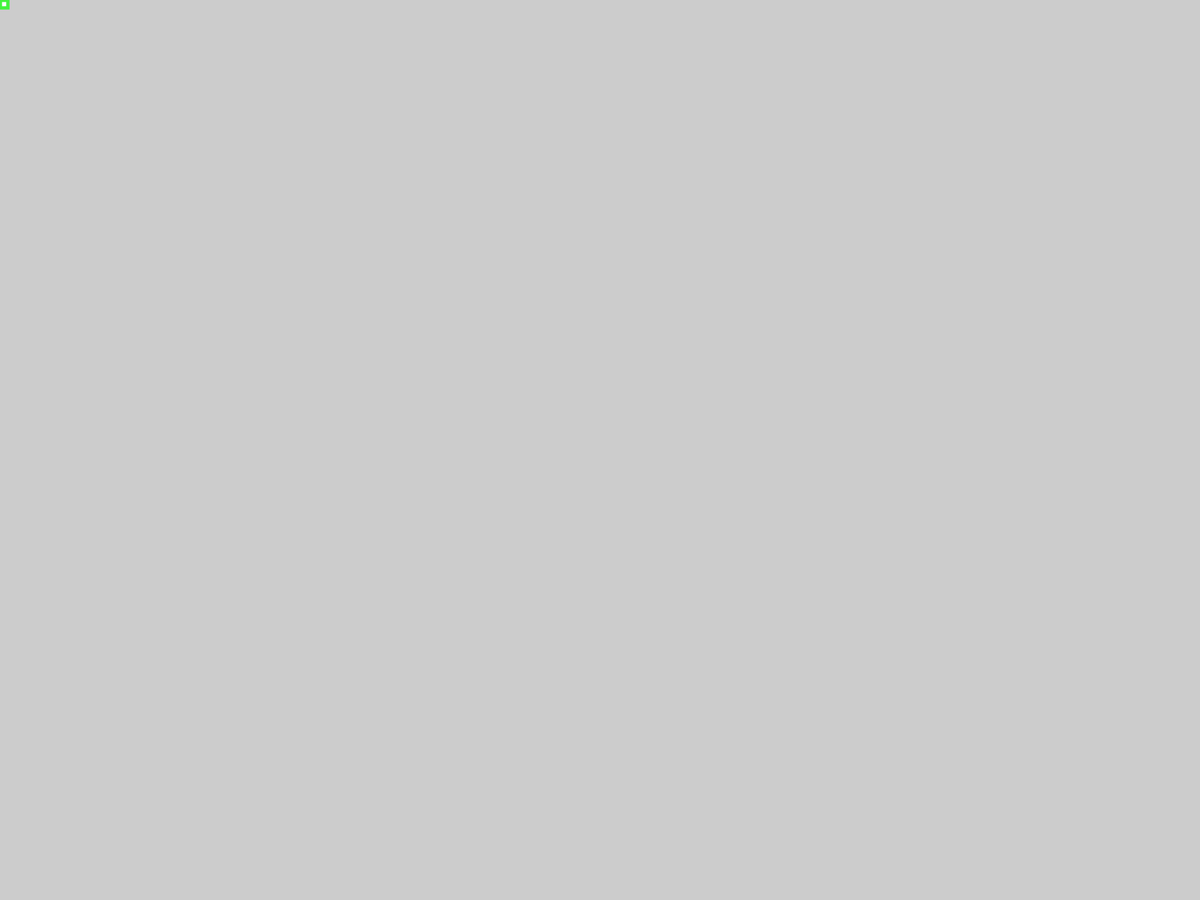
Frame 1 (no input)
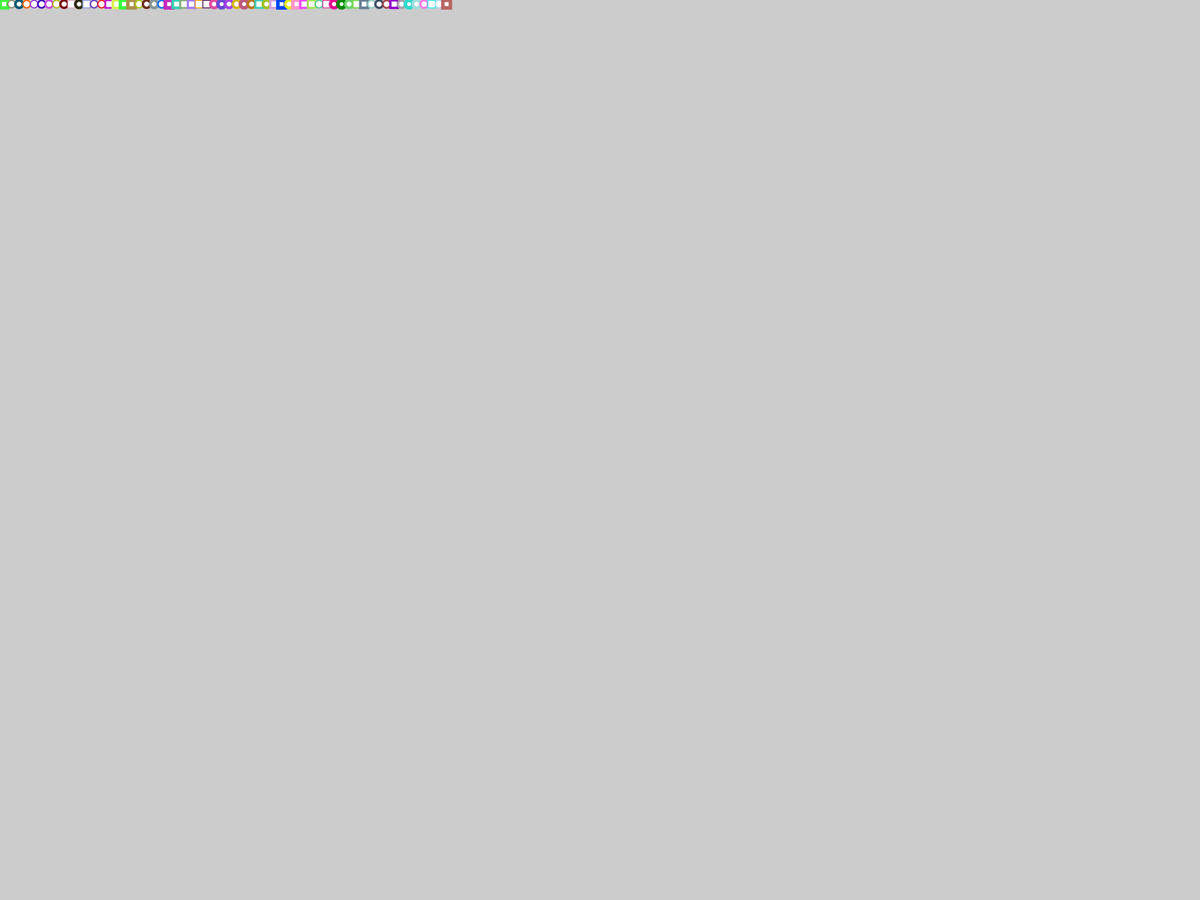
Frame 60 (the mouse pressed at the canvas centre just before this capture)
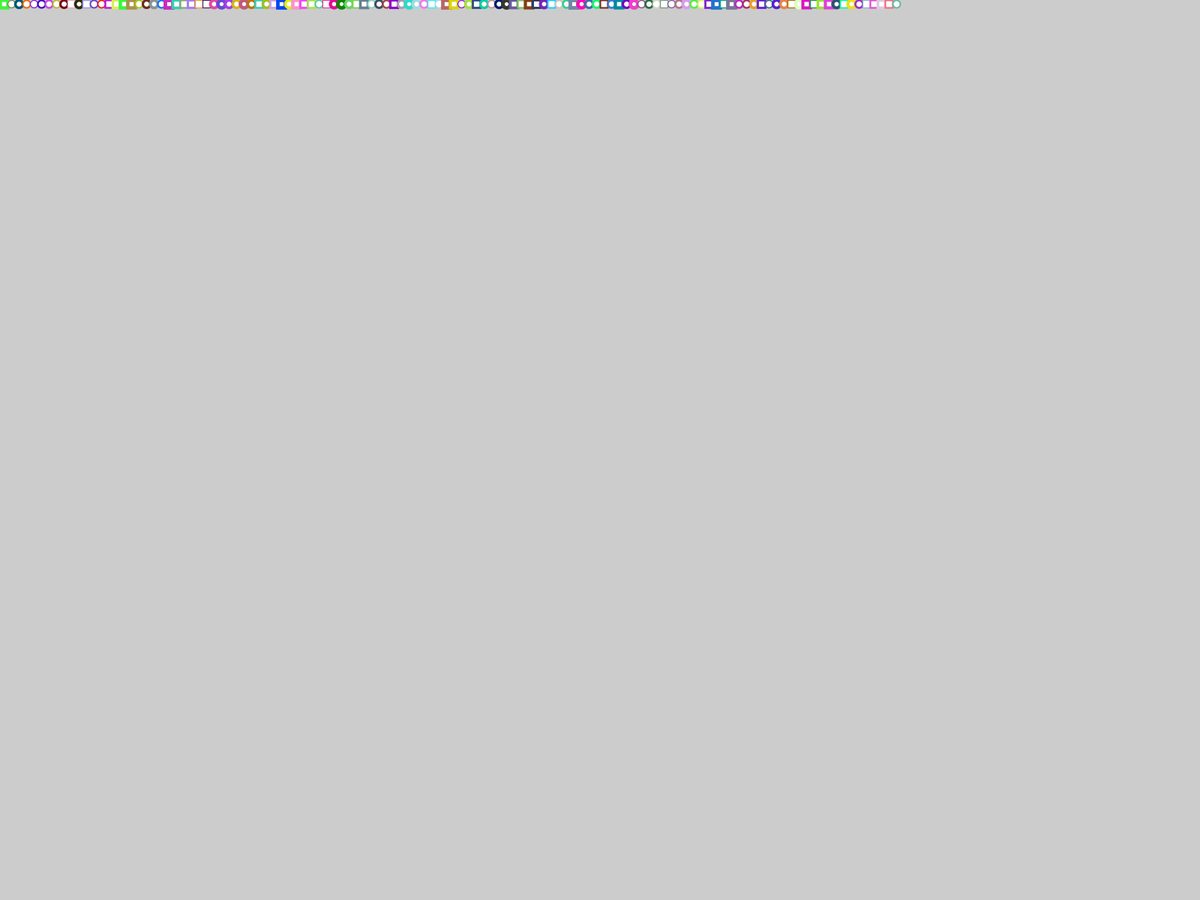
Frame 120 (the mouse held since frame 60 and released just before this capture)

The Processing sketch that drew these frames (run headless with seeded random() and noise(); from frame 60 on, the mouse is pressed at the canvas centre):

// Processing sketch: wygaszacz_ekranu
// ── wygaszacz_ekranu.pde
int rozmiar ;
int x, y;
int szansa;
void setup () 
{
  frameRate(10000);
  //size (500, 480);
  rozmiar=10 ;
  x=0 ;
  y=0;
  szansa=50;
  fullScreen();
}
void draw ()
{
  int los=(int)random (0, 101);
  stroke (random(256), random(256), random (256)) ;
  strokeWeight (random(1, 5));
  if (los >= szansa)
  {
    //line (0+x, 0+y, rozmiar+x, rozmiar+y);
    rect(0+x, 0+y, rozmiar, rozmiar);
  } else 
  {
    //line (rozmiar+x, 0+y, 0+x, rozmiar+y) ;
    ellipse(0+x+rozmiar/2, 0+y+rozmiar/2, rozmiar, rozmiar);
  }
  x=x+rozmiar;
  if (x>= width)
  {
    x=0;
    y=y+rozmiar;
    szansa=(int) random(0, 100);
  }
  if (y>= height) 
  {
    background (random(256), random(256), random(256)) ;
    rozmiar=(int) random(5, 40);
    y=0;
    x=0;
  }
}
